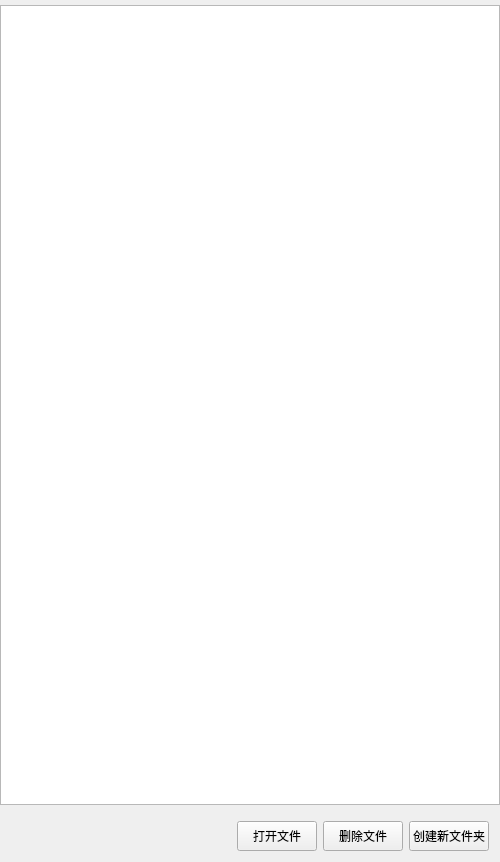
<?xml version="1.0" encoding="UTF-8"?>
<ui version="4.0">
 <class>FileManagement</class>
 <widget class="QWidget" name="FileManagement">
  <property name="geometry">
   <rect>
    <x>0</x>
    <y>0</y>
    <width>500</width>
    <height>807</height>
   </rect>
  </property>
  <property name="minimumSize">
   <size>
    <width>500</width>
    <height>0</height>
   </size>
  </property>
  <property name="maximumSize">
   <size>
    <width>500</width>
    <height>9999</height>
   </size>
  </property>
  <property name="windowTitle">
   <string>FileManagement</string>
  </property>
  <layout class="QVBoxLayout" name="verticalLayout">
   <property name="spacing">
    <number>5</number>
   </property>
   <property name="leftMargin">
    <number>0</number>
   </property>
   <property name="topMargin">
    <number>0</number>
   </property>
   <property name="rightMargin">
    <number>0</number>
   </property>
   <property name="bottomMargin">
    <number>0</number>
   </property>
   <item>
    <spacer name="verticalSpacer_2">
     <property name="orientation">
      <enum>Qt::Vertical</enum>
     </property>
     <property name="sizeType">
      <enum>QSizePolicy::Fixed</enum>
     </property>
     <property name="sizeHint" stdset="0">
      <size>
       <width>20</width>
       <height>5</height>
      </size>
     </property>
    </spacer>
   </item>
   <item>
    <widget class="QTreeView" name="treeView">
     <property name="minimumSize">
      <size>
       <width>0</width>
       <height>800</height>
      </size>
     </property>
    </widget>
   </item>
   <item>
    <widget class="QWidget" name="widget" native="true">
     <property name="sizePolicy">
      <sizepolicy hsizetype="Preferred" vsizetype="Preferred">
       <horstretch>0</horstretch>
       <verstretch>0</verstretch>
      </sizepolicy>
     </property>
     <layout class="QHBoxLayout" name="horizontalLayout">
      <item>
       <spacer name="horizontalSpacer">
        <property name="orientation">
         <enum>Qt::Horizontal</enum>
        </property>
        <property name="sizeHint" stdset="0">
         <size>
          <width>221</width>
          <height>20</height>
         </size>
        </property>
       </spacer>
      </item>
      <item>
       <widget class="QPushButton" name="openFileBtn">
        <property name="minimumSize">
         <size>
          <width>80</width>
          <height>30</height>
         </size>
        </property>
        <property name="text">
         <string>打开文件</string>
        </property>
       </widget>
      </item>
      <item>
       <widget class="QPushButton" name="removeFileBtn">
        <property name="minimumSize">
         <size>
          <width>80</width>
          <height>30</height>
         </size>
        </property>
        <property name="text">
         <string>删除文件</string>
        </property>
       </widget>
      </item>
      <item>
       <widget class="QPushButton" name="createFileBtn">
        <property name="minimumSize">
         <size>
          <width>80</width>
          <height>30</height>
         </size>
        </property>
        <property name="text">
         <string>创建新文件夹</string>
        </property>
       </widget>
      </item>
     </layout>
    </widget>
   </item>
   <item>
    <spacer name="verticalSpacer">
     <property name="orientation">
      <enum>Qt::Vertical</enum>
     </property>
     <property name="sizeHint" stdset="0">
      <size>
       <width>20</width>
       <height>40</height>
      </size>
     </property>
    </spacer>
   </item>
  </layout>
 </widget>
 <layoutdefault spacing="6" margin="11"/>
 <resources/>
 <connections/>
</ui>
